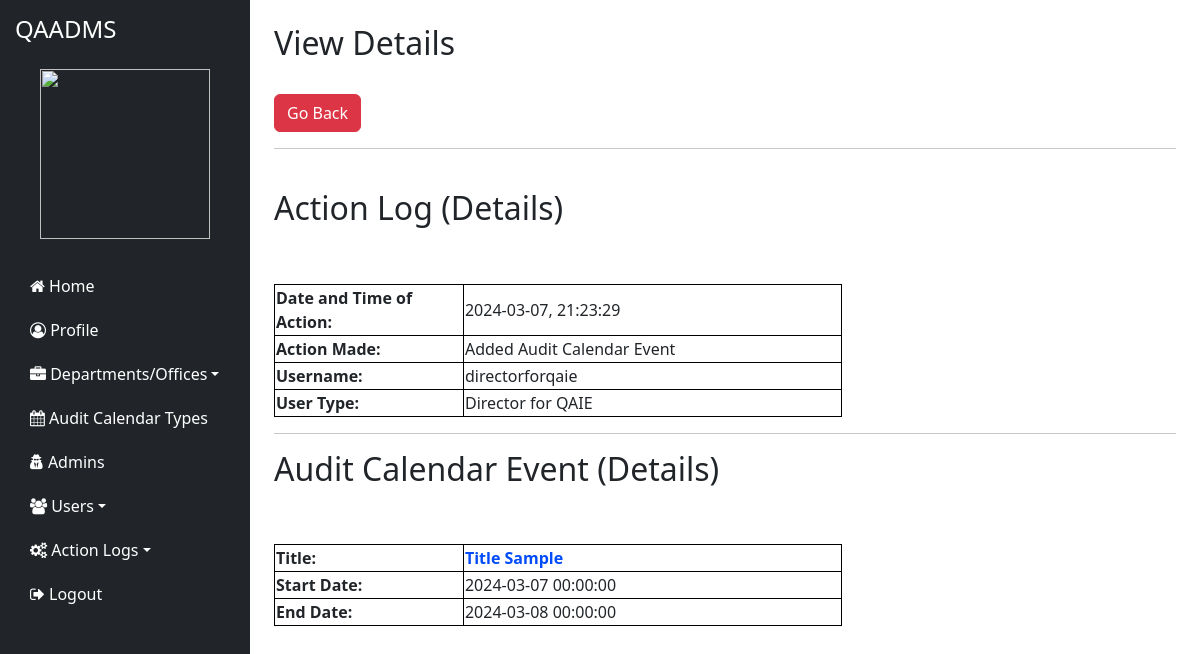
Page /admin/logs/calendar_events_view_details/ddb1c9d24b0688128829fe4f20aaf0fc on the committed database.
### tables this page shows
CREATE TABLE `y2_auditcalendarevents_logs` (
  `ID` int(200) NOT NULL,
  `Date_and_Time_of_Action` varchar(200) NOT NULL,
  `Action_Made` varchar(200) NOT NULL,
  `Username` varchar(200) NOT NULL,
  `User_Type` varchar(200) NOT NULL,
  `title_I` varchar(200) NOT NULL,
  `color_I` varchar(200) NOT NULL,
  `start_I` varchar(200) NOT NULL,
  `end_I` varchar(200) NOT NULL,
  `UR_Code` varchar(300) NOT NULL
);

### application/controllers/admin/LogsController.php (called while the page is built, shortened)
<?php
class LogsController extends CI_Controller {
    public function __construct() {
        $this->load->model('UserLogs_Model');
        $this->load->model('User_model');
        $this->load->model('EManualsLogs_Model');
        $this->load->model('NeaLogs_Model');
        $this->load->model('AuditCalendarLogs_Model');
        $this->load->model('AuditCalendarEventTypesLogs_Model');
    }
    public function audit_calendar_logs_view_details($ur_code) {
        $log_details = $this->AuditCalendarLogs_Model->get_log_details($ur_code);
        $log_new_details = $this->AuditCalendarLogs_Model->get_new_log_details($ur_code);
        $content_data['log_details'] = $log_details;
        $content_data['log_new_details'] = $log_new_details;
        $data['content'] = $this->load->view('admin/log_list/audit_calendar_logs_view_details', $content_data, TRUE);
        $this->load->view('admin/template/page', $data);
    }
}

### index.php (called while the page is built, shortened)
<?php
require_once BASEPATH.'core/CodeIgniter.php';

### application/models/AuditCalendarLogs_Model.php (called while the page is built, shortened)
<?php
class AuditCalendarLogs_Model extends CI_Model {
    public function get_log_details($ur_code) {
        $this->db->where('UR_Code', $ur_code);
        return $this->db->get('y2_auditcalendarevents_logs')->result_array();
    }
    public function get_new_log_details($ur_code) {
        $this->db->where('UR_Code', $ur_code);
        return $this->db->get('y2_auditcalendarevents_logs_new')->result_array();
    }
}

### application/views/admin/log_list/audit_calendar_logs_view_details.php (the view, shortened to what this page needs)
<div id="page-wrapper">
    <div id="page-inner">
        <div class="row">
            <div class="col-md-12">
                <h2>View Details</h2><br/>
                <button class="btn btn-danger">
                    <a href="<?= base_url('admin/logs/audit_calendar') ?>" style="color:white; text-decoration:none;">Go Back</a>
                </button>
            </div>
        </div>
        <hr /><br/>
        <?php if (!empty($log_details)): ?>
            <?php foreach ($log_details as $log): ?>
                <?php if ($log['Action_Made'] == 'Added Audit Calendar Event' || $log['Action_Made'] == 'Deleted Audit Calendar Event'): ?>
                    <h2>Action Log (Details)</h2><br/><br/>
                    <table style="border: 1px solid black; border-collapse: collapse;">
                        <tr>
                            <td style="font-weight:bold; border: 1px solid black; width: 5cm;">Date and Time of Action:</td>
                            <td style="border: 1px solid black; width: 10cm;"><?= $log['Date_and_Time_of_Action']; ?></td>
                        </tr>
                        <tr>
                            <td style="font-weight:bold; border: 1px solid black;">Action Made:</td>
                            <td style="border: 1px solid black;"><?= $log['Action_Made']; ?></td>
                        </tr>
                        <tr>
                            <td style="font-weight:bold; border: 1px solid black;">Username:</td>
                            <td style="border: 1px solid black;"><?= $log['Username']; ?></td>
                        </tr>
                        <tr>
                            <td style="font-weight:bold; border: 1px solid black;">User Type:</td>
                            <td style="border: 1px solid black;"><?= $log['User_Type']; ?></td>
                        </tr>
                    </table>
                    <hr/>
                    <h2>Audit Calendar Event (Details)</h2><br/><br/>
                    <table style="border: 1px solid black; border-collapse: collapse;">
                        <tr>
                            <td style="font-weight:bold; border: 1px solid black; width: 5cm;">Title:</td>
                            <td style="border: 1px solid black; font-weight:bold; color:<?= $log['color_I']; ?>; width: 10cm;"><?= $log['title_I']; ?></td>
                        </tr>
                        <tr>
                            <td style="font-weight:bold; border: 1px solid black;">Start Date:</td>
                            <td style="border: 1px solid black;"><?= $log['start_I']; ?></td>
                        </tr>
                        <tr>
                            <td style="font-weight:bold; border: 1px solid black;">End Date:</td>
                            <td style="border: 1px solid black;"><?= $log['end_I']; ?></td>
                        </tr>
                    </table>
                <?php endif; ?>
            <?php endforeach; ?>
        <?php endif; ?>
    </div>
</div>

### assets/css/admin-css/custom-styles.css (style rules this page uses)
body { display: flex; min-height: 100vh; }

### rows in the picture
y2_auditcalendarevents_logs: Date_and_Time_of_Action "2024-03-07, 21:23:29", Action_Made "Added Audit Calendar Event", Username "directorforqaie", User_Type "Director for QAIE", title_I "Title Sample", start_I "2024-03-07 00:00:00", end_I "2024-03-08 00:00:00"
